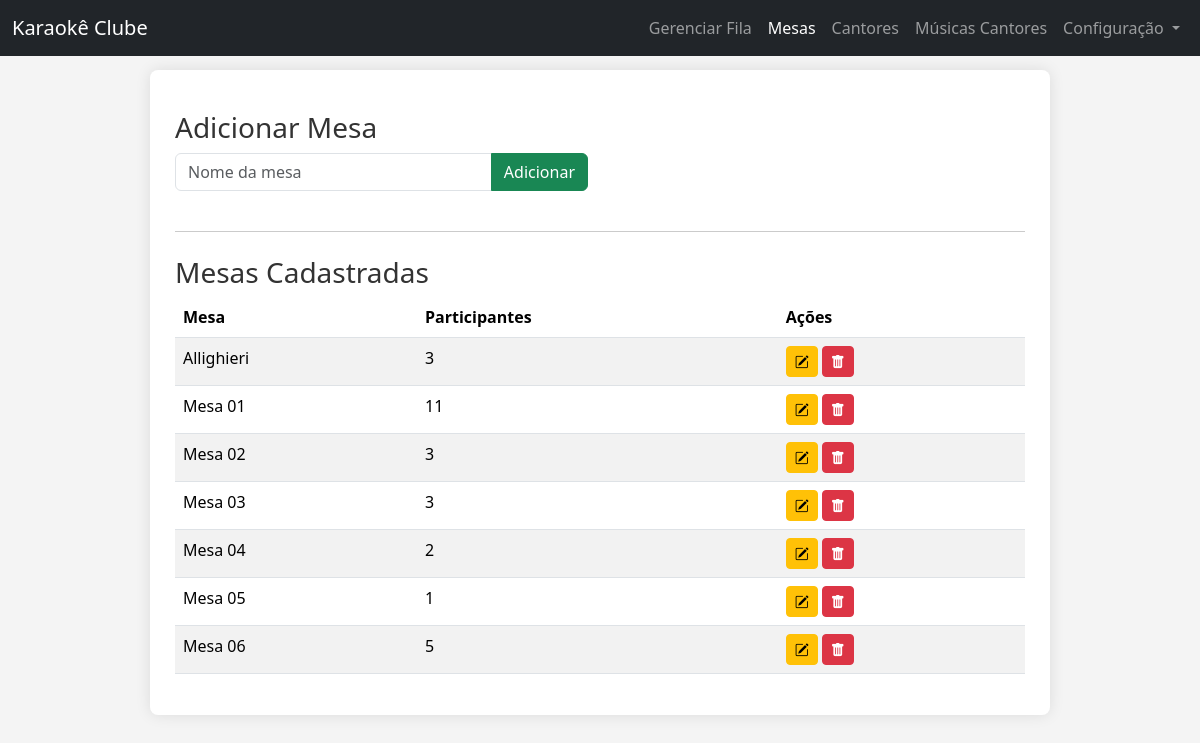
Page /mesas.php on the earlier database version.
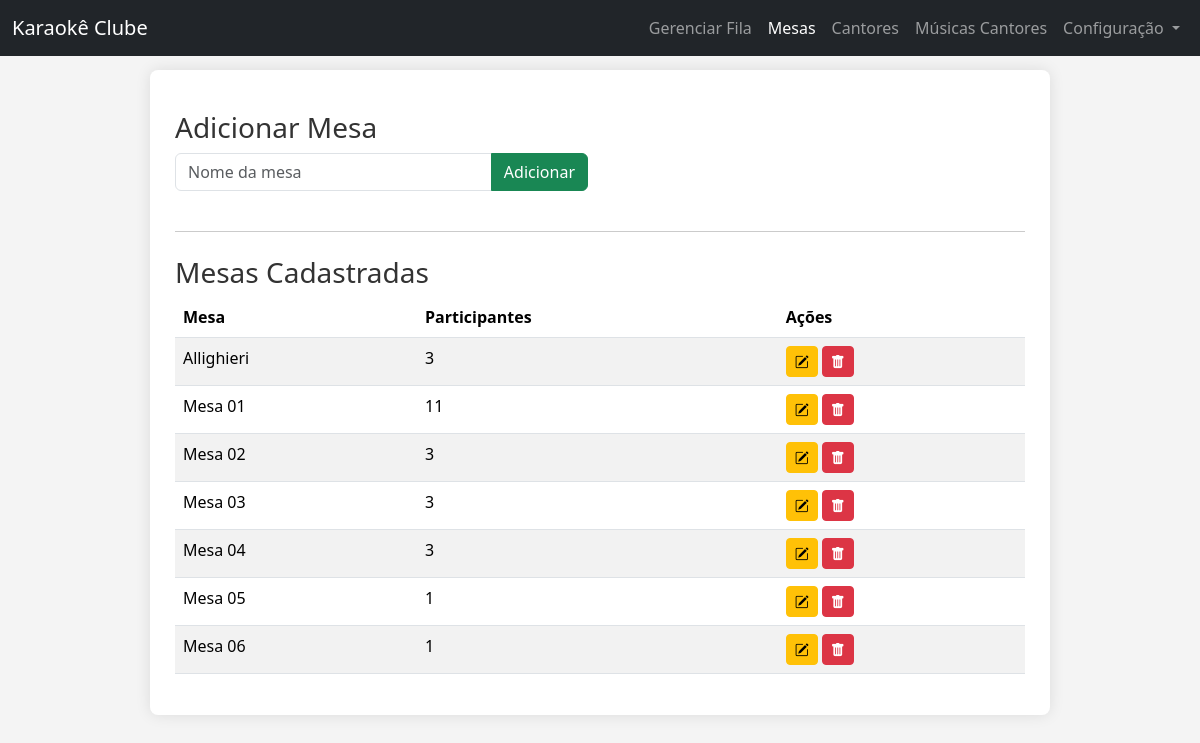
Same page on the later database version.
### tables this page shows
CREATE TABLE `mesas` (
  `id` int(11) NOT NULL,
  `nome_mesa` varchar(255) NOT NULL,
  `tamanho_mesa` int(11) NOT NULL DEFAULT 0
);

### funcoes_fila.php (called while the page is built, shortened)
<?php
function getTodasMesas(PDO $pdo) {
    try {
        $stmt = $pdo->query("SELECT id, nome_mesa, tamanho_mesa FROM mesas ORDER BY nome_mesa");
        return $stmt->fetchAll(PDO::FETCH_ASSOC);
    } catch (\PDOException $e) {
        error_log("Erro ao buscar mesas: " . $e->getMessage());
        return [];
    }
}

### mesas.php (the view, shortened to what this page needs)
<?php
require_once 'funcoes_fila.php';
$todas_mesas = [];
if (!empty($pdo)) {
    $todas_mesas = getTodasMesas($pdo);
}
?>
<!DOCTYPE html>
<html lang="pt-BR">
<head>
    <link href="https://cdn.jsdelivr.net/npm/bootstrap@5.3.3/dist/css/bootstrap.min.css" rel="stylesheet">
    <link rel="stylesheet" href="https://code.jquery.com/ui/1.12.1/themes/base/jquery-ui.css">
    <link rel="stylesheet" href="css/style_index.css">
    <link rel="stylesheet" href="https://cdn.jsdelivr.net/npm/bootstrap-icons@1.11.3/font/bootstrap-icons.min.css">
</head>
<body>
<?php include_once 'inc/nav.php'; ?>
<div class="container">
    <h3>Adicionar Mesa</h3>
    <form method="POST" id="addMesas">
        <div class="row"> <div class="col-12 col-lg-6"> <div class="input-group mb-3">
                    <input type="text" id="nome_mesa" name="nome_mesa"  class="form-control" placeholder="Nome da mesa" aria-label="Nome da mesa" aria-describedby="button-addon2" required>
                    <button class="btn btn-success" type="submit" id="button-addon2">Adicionar</button>
                </div>
            </div>
        </div>
    </form>
    <hr class="my-4">
    <h3>Mesas Cadastradas</h3>
    <div id="mesasListContainer">
        <?php if (!empty($todas_mesas)): ?>
            <table class="table table-striped table-hover">
                <thead>
                <tr>
                    <th scope="col">Mesa</th>
                    <th scope="col">Participantes</th>
                    <th scope="col">Ações</th>
                </tr>
                </thead>
                <tbody>
                <?php foreach ($todas_mesas as $mesa): ?>
                    <tr>
                        <td><?php echo htmlspecialchars($mesa['nome_mesa']); ?></td>
                        <td><?php echo htmlspecialchars($mesa['tamanho_mesa'] ?? 'Não Definido'); ?></td>
                        <td>
                            <div class="d-flex flex-nowrap gap-1">
                                <button class="btn btn-sm btn-warning edit-mesa-btn" data-id="<?php echo htmlspecialchars($mesa['id']); ?>" data-nome="<?php echo htmlspecialchars($mesa['nome_mesa'], ENT_QUOTES, 'UTF-8'); ?>" title="Editar Mesa">
                                    <i class="bi bi-pencil-square"></i>
                                </button>
                                <button class="btn btn-sm btn-danger" onclick="confirmarExclusaoMesa(<?php echo $mesa['id']; ?>, '<?php echo htmlspecialchars($mesa['nome_mesa'], ENT_QUOTES, 'UTF-8'); ?>')" title="Excluir Mesa">
                                    <i class="bi bi-trash-fill"></i>
                                </button>
                            </div>
                        </td>
                    </tr>
                <?php endforeach; ?>
                </tbody>
            </table>
        <?php else: ?>
            <p>Nenhuma mesa cadastrada ainda. Adicione uma nova mesa acima.</p>
        <?php endif; ?>
    </div>
</div>
</body>
</html>

Differences in the rows shown:
changed mesas "Mesa 04": tamanho_mesa "2" → "3"
changed mesas "Mesa 06": tamanho_mesa "5" → "1"
